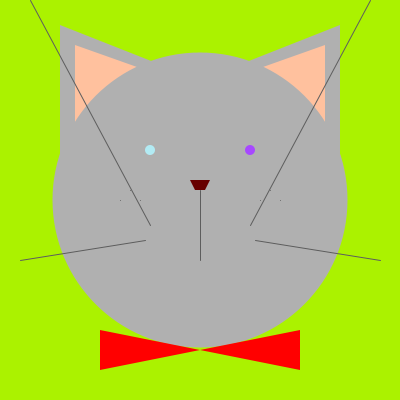
Frame 1 (no input)
Frame 60 (the mouse pressed at the canvas centre just before this capture): identical to frame 1, image omitted
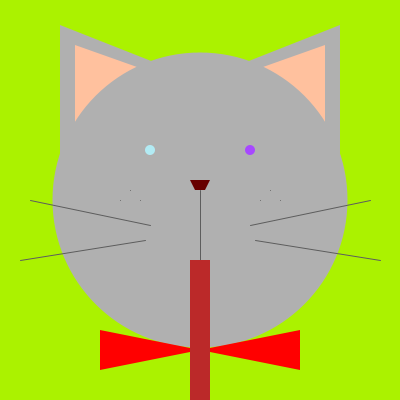
Frame 120 (the mouse held since frame 60 and released just before this capture)

The Processing sketch that drew these frames (run headless with seeded random() and noise(); from frame 60 on, the mouse is pressed at the canvas centre):

// Processing sketch: processing_92819
// ── processing_92819.pde

void setup() {
  //canvas size
  size(400, 400);
}

void draw() {

  background(171, 242, 0);
  noStroke();
  //cat's ear
  fill(176, 176, 176);
  triangle(60, 25, 60, 175, 250, 100);
  triangle(340, 25, 340, 175, 150, 100);
  fill(255, 193, 158);
  triangle(75, 45, 75, 155, 230, 100);
  triangle(325, 45, 325, 155, 170, 100);
  //cat's face
  fill(176, 176, 176);
  ellipse(200, 200, 295, 295);
  //cat's eyes
  fill(178,235,244);
  ellipse(150, 150, 10, 10);
  fill(167,72,255);
  ellipse(250, 150, 10, 10);
  //cat's nose
  fill(103,0,0);
  quad(190, 180, 195, 190, 205, 190, 210, 180);
  //cat's philtrum
  stroke(93,93,93);
  line(200, 190, 200, 260);
  //cat's freckles
  point(120, 200);
  point(130, 190);
  point(140, 200);
  point(280, 200);
  point(270, 190);
  point(260, 200);
  //cat's mustache
  line(150, 225, 30, mouseX);
  line(145, 240, 20, 260);
  line(250, 225, 370, mouseX);
  line(255, 240, 380, 260);
  //cat's libon
  noStroke();
  fill(255,0,0);
  quad(100,370,100,330,300,370,300,330);
    //cat's mouth
  fill(187,41,41);
  rect(190, 260, 20, mouseY, 0, 0, 40, 40);
}
